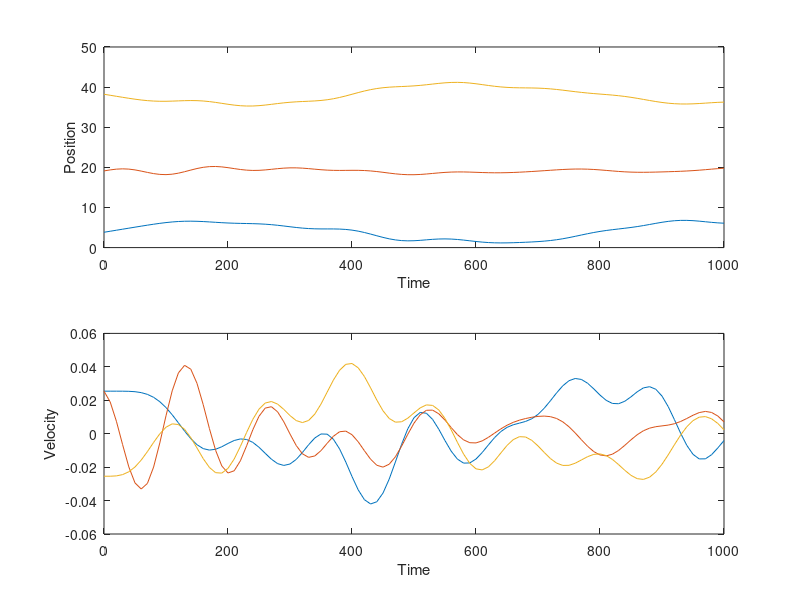
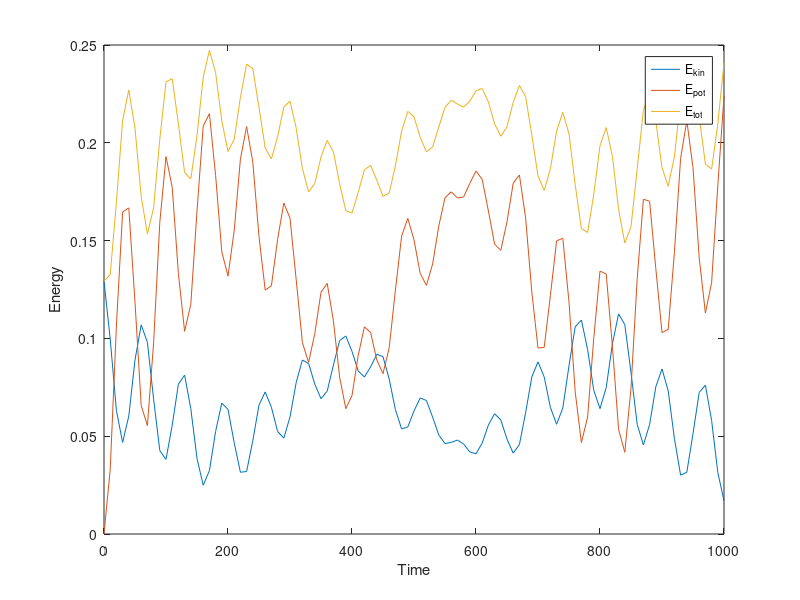

Source code (MATLAB) for these figures, in order:
% 1D Mass-Spring system with real values
% Made by Shin, KiBeom [irgbu1209@yonsei.ac.kr]

m = 39.948;  % Mass of atom per mol             g/mol
N = 10;      % Number of atom
k = 0.0509;  % Spring constat                   eV/Angstrom^2
a = 3.822;   % Distance of atoms                Angstrom
dt = 10;     % Time                             ps
T = 300;     % Tempeture                        K
k_B = 8.617333262*10^(-5); % Boltzman constant  eV/K
v = sqrt(k_B * T / m);     % Speed              (eV*mol/g)^(1/2)

% Set direction of each atom
direction = zeros(1, 10);
for i = 1:10
    r = randi([0 1]);
    if i > 5
        if sum(direction) == 5
            r = 0;
        end
        if sum(direction) + 10 - i < 5
            r = 1;
        end
    end
    direction(i) = r;
end
for i = 1:10
    if direction(i) == 0
        direction(i) = -1;
    end
end

% Initial condition
coordi = zeros(101, N);
velo = zeros(101, N);
E_kin = zeros(101, 1);
E_pot = zeros(101, 1);
E_tot = zeros(101, 1);

coordi(1, :) = a * (1:N);                % Angstrom
distance = a * ones(1, 11);              % Angstrom
velo(1, :) = v * direction;              % (eV*mol/g)^(1/2)
accel = k * diff(distance) / m;          % eV*mol/g*Angstrom
E_kin(1, :) = 10 * m * v^2 /2;           % eV
E_tot(1, :) = E_kin(1, :) + E_pot(1, :); % eV

for i = 1:100
    tempCoordi = coordi(i, :) + velo(i, :) * dt + dt^2 * accel / 2;
    distance = [a diff(tempCoordi) a];
    tempAccel = k * diff(distance) / m;
    tempVelo = velo(i, :) + dt * (tempAccel + accel) / 2;
    
    coordi(i+1, :) = tempCoordi;
    velo(i+1, :) = tempVelo;

    E_kin(i+1, :) = sum(velo(i+1, :).^2)*m/2;
    E_pot(i+1, :) = k*sum((distance-a).^2)/2;
    E_tot(i+1, :) = E_kin(i+1)+E_pot(i+1);
end

% Visualization
energy = [E_kin E_pot E_tot];
t = 0:dt:100*dt;

figure(1)  % Position & Velocity
subplot(2, 1, 1)
plot(t, coordi(:, 1), t, coordi(:, 5), t, coordi(:, 10))
xlabel('Time'), ylabel('Position')
subplot(2, 1, 2)
plot(t, velo(:, 1), t, velo(:, 5), t, velo(:, 10))
xlabel('Time'), ylabel('Velocity')

figure(2)  % Energy
plot(t, energy)
xlabel('Time'), ylabel('Energy')
legend('E_{kin}', 'E_{pot}', 'E_{tot}')